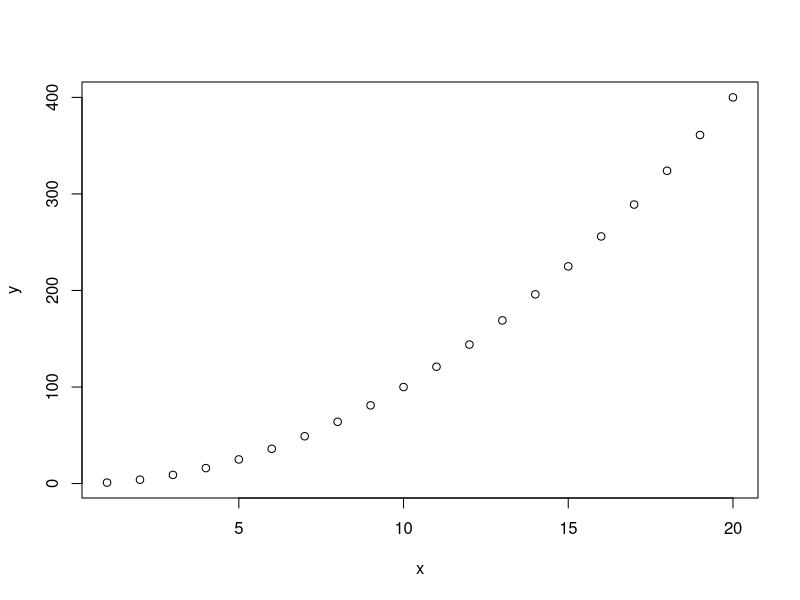
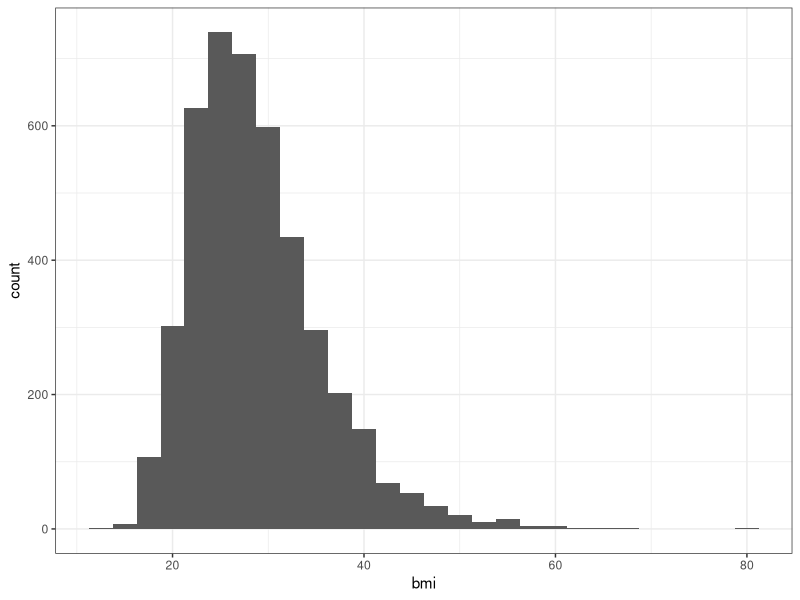
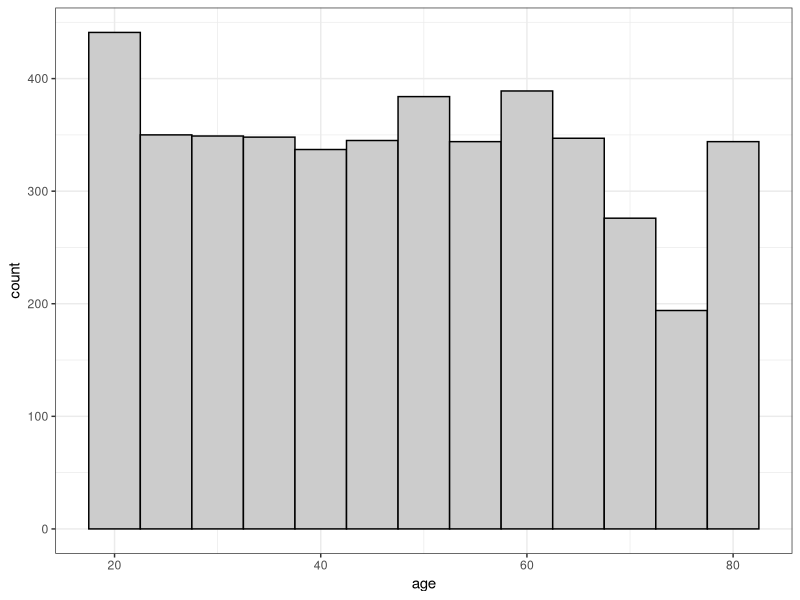
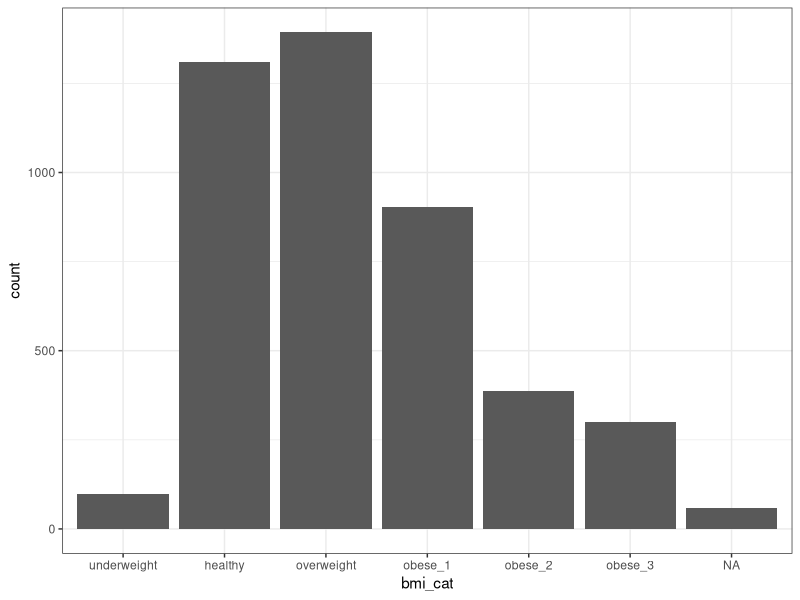
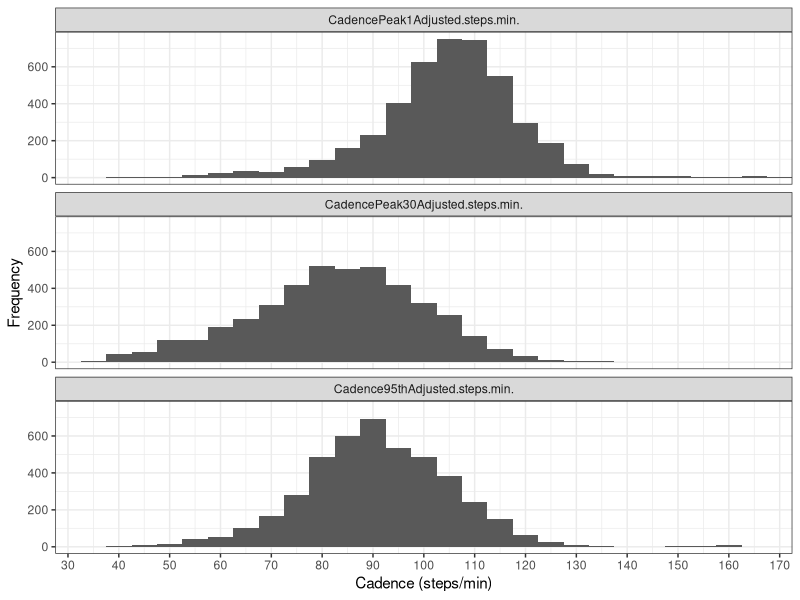

The R source for these figures, in order:
## ---- chunk 1
Sys.Date()
## ---- chunk 2
x <- 1:20
y <- x^2
plot(x, y)
rm(x, y)
## ---- chunk 3
pkgs <- c("dplyr", "ggplot2", "reshape2") # packages we need
pkgs_inst <- pkgs[!{
  pkgs %in% rownames(installed.packages())
}]
install.packages(pkgs_inst, repos = "https://www.stats.bris.ac.uk/R/")
lapply(pkgs, library, character.only = TRUE)
rm(pkgs, pkgs_inst)
## ---- chunk 4
data_steps <- read.csv("data/nhanes_stepcount.csv")
data_mortality <- read.csv("data/nhanes_mortality.csv")
data_covariates <- read.csv("data/nhanes_covariates.csv")
## ---- chunk 5
# Merge on steps_data so we automatically drop any participants who do not have any data from stepcount
steps_mortality_data <- merge(data_mortality, data_steps, by = "eid")
# Now add demographic data
NHANES_data <- merge(data_covariates, steps_mortality_data)

# Save this file in case we want to re-load it
write.csv(NHANES_data, "data/nhanes_prepped_data.csv", row.names = F)

# clean up the environment
rm(steps_mortality_data, data_covariates, data_mortality, data_steps)
## ---- chunk 6
# N files prior to cleaning
nrow(NHANES_data)

# Data Quality-related cleaning
NHANES_data <- NHANES_data %>%
  filter(CalibOK == 1) %>% # Poor calibration
  filter(ENMO.mg. < 100) %>% # High ENMO
  filter(WearTime.days. >= 3) %>% # Less than 3 valid days
  filter(Covers24hOK == TRUE) %>% # Data does not cover the 24h timespan
  filter(!is.na(StepsDayMedAdjusted)) # Remove rows where median daily steps is NA

# N files after cleaning
nrow(NHANES_data)

# Save the cleaned file. We will be using this
write.csv(NHANES_data, "data/nhanes_prepped_data.csv", row.names = F)
## ---- chunk 7
# your code here #

## ---- chunk 8
# table summary for ethnicitiy and sex splits
table(NHANES_data$ethnicity, NHANES_data$sex)

# Histogram for bmi and age
ggplot(NHANES_data) +
  geom_histogram(aes(x = bmi), binwidth = 2.5) +
  theme_bw()

ggplot(NHANES_data) +
  geom_histogram(aes(x = age), binwidth = 5, fill = "grey80", colour = "black") +
  theme_bw()
# Note the large sample in the oldest age bin in the histogram, because NHANES over-represents this demographic compared with the population

# Or we can label the categories (using crude categories for white Europeans)
NHANES_data %>%
  mutate(
    bmi_cat = case_when(
      bmi < 18.5 ~ "underweight",
      bmi >= 18.5 & bmi < 25 ~ "healthy",
      bmi >= 25 & bmi < 30 ~ "overweight",
      bmi >= 30 & bmi < 35 ~ "obese_1",
      bmi >= 35 & bmi < 40 ~ "obese_2",
      bmi >= 40 ~ "obese_3"
    ),
    # Order the categories or else R will show them in alphanumerical order
    bmi_cat = factor(bmi_cat, levels = c(
      "underweight", "healthy", "overweight",
      "obese_1", "obese_2", "obese_3"
    ))
  ) %>%
  ggplot() +
  geom_bar(aes(x = bmi_cat)) +
  theme_bw()
## ---- chunk 9
# your code here #

## ---- chunk 10
NHANES_cad <- NHANES_data %>%
  select(
    CadencePeak1Adjusted.steps.min.,
    CadencePeak30Adjusted.steps.min.,
    Cadence95thAdjusted.steps.min.
  ) %>%
  melt()

ggplot(NHANES_cad, aes(x = value)) +
  geom_histogram(binwidth = 5) +
  scale_x_continuous(expand = c(0, 0), breaks = seq(0, 180, 10)) +
  facet_wrap(~variable, ncol = 1, scales = "fixed") +
  theme_bw() +
  labs(x = "Cadence (steps/min)", y = "Frequency")
rm(NHANES_cad)
## ---- chunk 11
# Your code here #

## ---- chunk 12
# Your code here #

